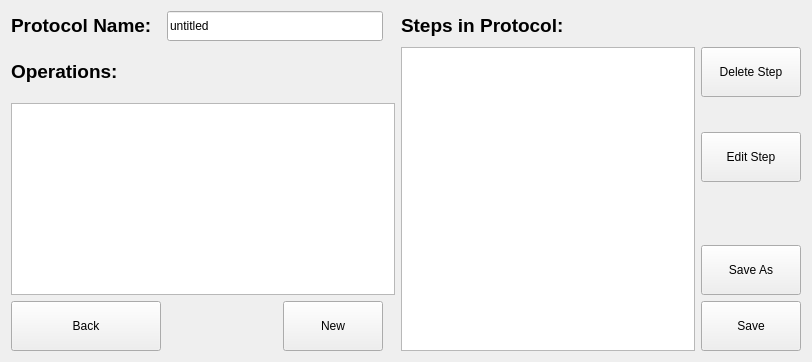
      <widget class="QWidget" name="protEditor">
       <layout class="QGridLayout" name="gridLayout_3">
        <item row="2" column="15">
         <widget class="QPushButton" name="pushButton_9">
          <property name="sizePolicy">
           <sizepolicy hsizetype="Minimum" vsizetype="Minimum">
            <horstretch>0</horstretch>
            <verstretch>0</verstretch>
           </sizepolicy>
          </property>
          <property name="minimumSize">
           <size>
            <width>0</width>
            <height>50</height>
           </size>
          </property>
          <property name="text">
           <string>Delete Step</string>
          </property>
         </widget>
        </item>
        <item row="14" column="0">
         <widget class="QPushButton" name="pushButton_6">
          <property name="sizePolicy">
           <sizepolicy hsizetype="Fixed" vsizetype="Fixed">
            <horstretch>0</horstretch>
            <verstretch>0</verstretch>
           </sizepolicy>
          </property>
          <property name="minimumSize">
           <size>
            <width>150</width>
            <height>50</height>
           </size>
          </property>
          <property name="text">
           <string>Back</string>
          </property>
         </widget>
        </item>
        <item row="3" column="0" rowspan="11" colspan="5">
         <widget class="QListWidget" name="listWidget_2">
          <property name="dragDropMode">
           <enum>QAbstractItemView::DragOnly</enum>
          </property>
          <property name="defaultDropAction">
           <enum>Qt::IgnoreAction</enum>
          </property>
          <property name="alternatingRowColors">
           <bool>true</bool>
          </property>
         </widget>
        </item>
        <item row="14" column="15">
         <widget class="QPushButton" name="pushButton_10">
          <property name="sizePolicy">
           <sizepolicy hsizetype="Minimum" vsizetype="Preferred">
            <horstretch>0</horstretch>
            <verstretch>0</verstretch>
           </sizepolicy>
          </property>
          <property name="minimumSize">
           <size>
            <width>100</width>
            <height>50</height>
           </size>
          </property>
          <property name="text">
           <string>Save</string>
          </property>
         </widget>
        </item>
        <item row="1" column="0">
         <widget class="QLabel" name="label_6">
          <property name="sizePolicy">
           <sizepolicy hsizetype="Minimum" vsizetype="Fixed">
            <horstretch>0</horstretch>
            <verstretch>0</verstretch>
           </sizepolicy>
          </property>
          <property name="font">
           <font>
            <pointsize>14</pointsize>
            <weight>75</weight>
            <bold>true</bold>
           </font>
          </property>
          <property name="text">
           <string>Protocol Name:</string>
          </property>
         </widget>
        </item>
        <item row="2" column="11" rowspan="13" colspan="4">
         <widget class="QListWidget" name="listWidget_3"/>
        </item>
        <item row="2" column="0">
         <widget class="QLabel" name="label_4">
          <property name="sizePolicy">
           <sizepolicy hsizetype="Minimum" vsizetype="Fixed">
            <horstretch>0</horstretch>
            <verstretch>0</verstretch>
           </sizepolicy>
          </property>
          <property name="font">
           <font>
            <pointsize>14</pointsize>
            <weight>75</weight>
            <italic>false</italic>
            <bold>true</bold>
           </font>
          </property>
          <property name="text">
           <string>Operations:</string>
          </property>
         </widget>
        </item>
        <item row="6" column="15">
         <widget class="QPushButton" name="pushButton_7">
          <property name="sizePolicy">
           <sizepolicy hsizetype="Minimum" vsizetype="Minimum">
            <horstretch>0</horstretch>
            <verstretch>0</verstretch>
           </sizepolicy>
          </property>
          <property name="minimumSize">
           <size>
            <width>0</width>
            <height>50</height>
           </size>
          </property>
          <property name="text">
           <string>Edit Step</string>
          </property>
         </widget>
        </item>
        <item row="1" column="1" colspan="2">
         <widget class="QLineEdit" name="lineEdit">
          <property name="sizePolicy">
           <sizepolicy hsizetype="Minimum" vsizetype="Fixed">
            <horstretch>0</horstretch>
            <verstretch>0</verstretch>
           </sizepolicy>
          </property>
          <property name="minimumSize">
           <size>
            <width>0</width>
            <height>30</height>
           </size>
          </property>
          <property name="inputMethodHints">
           <set>Qt::ImhNone</set>
          </property>
          <property name="inputMask">
           <string/>
          </property>
          <property name="text">
           <string>untitled</string>
          </property>
          <property name="readOnly">
           <bool>false</bool>
          </property>
         </widget>
        </item>
        <item row="2" column="1" colspan="2">
         <spacer name="horizontalSpacer">
          <property name="orientation">
           <enum>Qt::Horizontal</enum>
          </property>
          <property name="sizeType">
           <enum>QSizePolicy::Fixed</enum>
          </property>
          <property name="sizeHint" stdset="0">
           <size>
            <width>200</width>
            <height>20</height>
           </size>
          </property>
         </spacer>
        </item>
        <item row="14" column="1">
         <spacer name="horizontalSpacer_2">
          <property name="orientation">
           <enum>Qt::Horizontal</enum>
          </property>
          <property name="sizeType">
           <enum>QSizePolicy::Fixed</enum>
          </property>
          <property name="sizeHint" stdset="0">
           <size>
            <width>110</width>
            <height>0</height>
           </size>
          </property>
         </spacer>
        </item>
        <item row="14" column="2">
         <widget class="QPushButton" name="pushButton_11">
          <property name="sizePolicy">
           <sizepolicy hsizetype="Fixed" vsizetype="Minimum">
            <horstretch>0</horstretch>
            <verstretch>0</verstretch>
           </sizepolicy>
          </property>
          <property name="minimumSize">
           <size>
            <width>100</width>
            <height>50</height>
           </size>
          </property>
          <property name="text">
           <string>New</string>
          </property>
         </widget>
        </item>
        <item row="13" column="15">
         <widget class="QPushButton" name="pushButton_8">
          <property name="sizePolicy">
           <sizepolicy hsizetype="Minimum" vsizetype="Preferred">
            <horstretch>0</horstretch>
            <verstretch>0</verstretch>
           </sizepolicy>
          </property>
          <property name="minimumSize">
           <size>
            <width>100</width>
            <height>50</height>
           </size>
          </property>
          <property name="text">
           <string>Save As</string>
          </property>
         </widget>
        </item>
        <item row="1" column="11" colspan="2">
         <widget class="QLabel" name="label_5">
          <property name="sizePolicy">
           <sizepolicy hsizetype="Minimum" vsizetype="Fixed">
            <horstretch>0</horstretch>
            <verstretch>0</verstretch>
           </sizepolicy>
          </property>
          <property name="font">
           <font>
            <pointsize>14</pointsize>
            <weight>75</weight>
            <bold>true</bold>
           </font>
          </property>
          <property name="text">
           <string>Steps in Protocol:</string>
          </property>
         </widget>
        </item>
       </layout>
      </widget>
